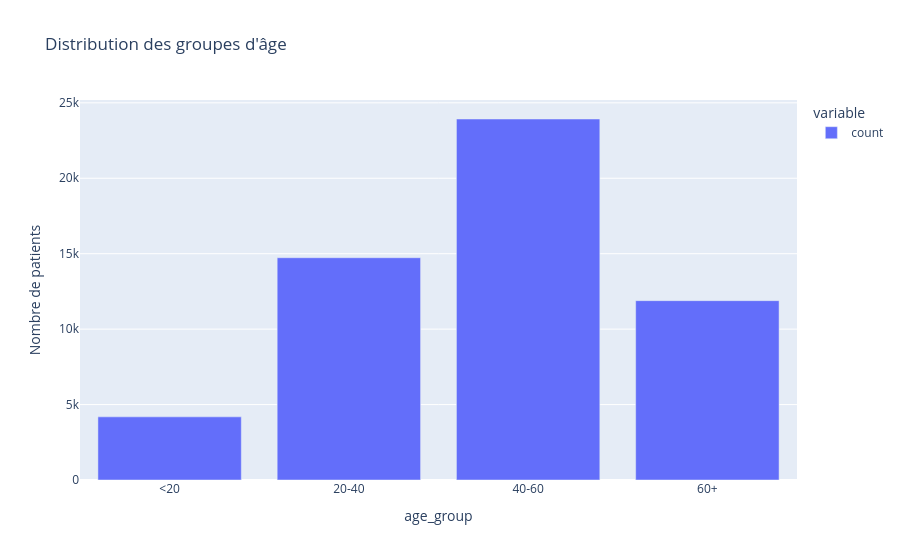

The code cell stored with this chart in its notebook:
### Code cell
fig = px.bar(
    df["age_group"].value_counts().sort_index(),
    title="Distribution des groupes d'âge",
    labels={"value": "Nombre de patients", "index": "Groupe d'âge"}
)

fig.show()

### Figure 1 — Plotly figure (JSON) as saved in the notebook; plotly's stock layout.template omitted (floating-point values rounded to 4 significant figures)
{"data": [{"hovertemplate": "variable=count<br>age_group=%{x}<br>Nombre de patients=%{y}<extra></extra>", "legendgroup": "count", "marker": {"color": "#636efa", "pattern": {"shape": ""}}, "name": "count", "orientation": "v", "showlegend": true, "textposition": "auto", "type": "bar", "x": ["<20", "20-40", "40-60", "60+"], "xaxis": "x", "y": [4186, 14733, 23928, 11888], "yaxis": "y"}], "layout": {"barmode": "relative", "legend": {"title": {"text": "variable"}, "tracegroupgap": 0}, "title": {"text": "Distribution des groupes d'âge"}, "xaxis": {"anchor": "y", "domain": [0, 1], "title": {"text": "age_group"}}, "yaxis": {"anchor": "x", "domain": [0, 1], "title": {"text": "Nombre de patients"}}}}
